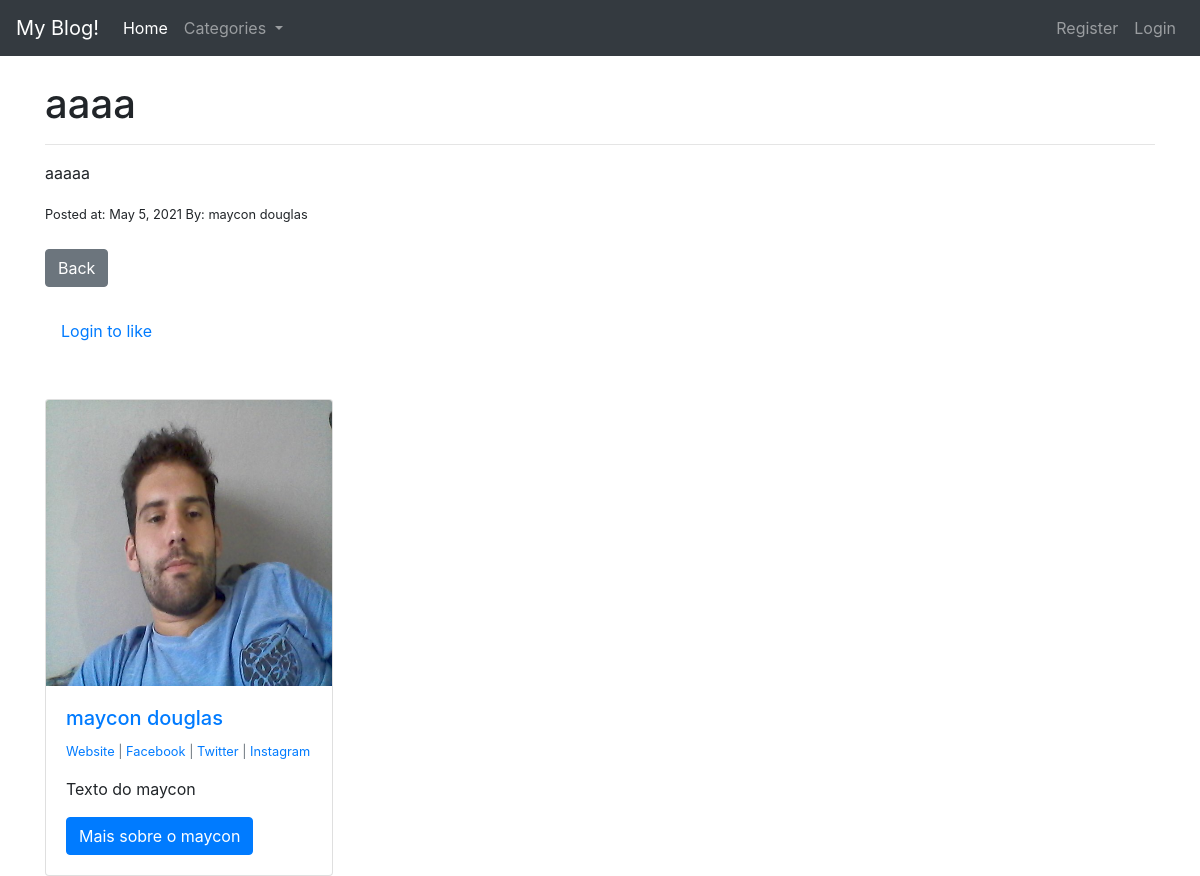
Page /article/22 on the committed database.
### theblog/models.py (models this page shows, shortened)
class Post(models.Model):
	title = models.CharField(max_length=255)
	header_image = models.ImageField(null=True, blank=True, upload_to="images/")
	title_tag = models.CharField(max_length=255)
	snippet = models.CharField(max_length=255)
	author = models.ForeignKey(User, on_delete=models.CASCADE) #models.CASCADE caso o user seja apagado todos os seus posts são apagados tbm
	body = RichTextField(blank=True)
	post_date = models.DateField(auto_now_add=True)
	category = models.CharField(max_length=255)
	likes = models.ManyToManyField(User, related_name='blog_post')
	def total_likes(self):
		return self.likes.count()

class Profile(models.Model):
	user = models.OneToOneField(User, null=True, on_delete=models.CASCADE)
	bio = models.TextField()
	profile_pic = models.ImageField(null=True, blank=True, upload_to="images/profile")
	website_url = models.CharField(max_length=255,null=True, blank=True)
	facebook_url = models.CharField(max_length=255,null=True, blank=True)
	twitter_url = models.CharField(max_length=255,null=True, blank=True)
	instagram_url = models.CharField(max_length=255,null=True, blank=True)

### theblog/views.py (the view)
# urls.py: path('article/<int:pk>', ArticleDetailView.as_view(), name='article-detail'),
class ArticleDetailView(DetailView):
	model = Post
	template_name = 'article_details.html'
	def get_context_data(self, *args, **kwargs):
		cat_menu = Category.objects.all()
		context = super(ArticleDetailView,self).get_context_data(*args, **kwargs)
		post = get_object_or_404(Post, id=self.kwargs['pk'])
		liked = False
		if post.likes.filter(id=self.request.user.id).exists():
			liked = True
		context['liked'] = liked
		context['total_likes'] = post.total_likes()
		context['cat_menu'] = cat_menu
		return context

### theblog/templates/article_details.html (shortened to what this page needs)
{% extends 'base.html' %}
{% load static %}
{% block content %}
	<h1>{{post.title}} </h1>
	<hr>
	<p>{{post.body|safe}}</p>
	<small>Posted at: {{post.post_date}} By: {{post.author.first_name}} {{post.author.last_name}}</small>
	<a href="{% url 'home' %}" class='btn btn-secondary'>Back</a>
	<form action="{% url 'like_post' post.pk %}" method='POST'>
	{% if user.is_authenticated %}
		{% if liked %}
			<button type=submit name='post_id' value='{{post.id}}' class='btn btn-danger'>Unlike</button> - {{total_likes}} Likes
		{% else %}
			<button type=submit name='post_id' value='{{post.id}}' class='btn btn-primary'>Like</button> - {{total_likes}} Likes
		{% endif %}
	{% else %}
		<a class="nav-link" href="{% url 'login' %}">Login to like</a>
	{% endif %}
	</form>
{% if post.author.profile %}
	<div class="card" style="width: 18rem;">
	{% if post.author.profile.profile_pic%}
	  <img class="card-img-top" src="{{post.author.profile.profile_pic.url}}" width="180px" height="286px" >
	{% else %}
	  <img class="card-img-top" src="{% static 'theblog/images/everson.jpg' %}" width="180px" height="286px" >
	{%endif%}
	  <div class="card-body">
	  	<a href="{% url 'profile' post.author.profile.id%}">
	    	<h5 class="card-title">{{post.author.first_name}} {{post.author.last_name}}</h5>
		</a>
	    <p class="small text-muted">
	    	{% if post.author.profile.website_url%}
	    	<a href="{{post.author.profile.website_url}}">Website</a> |
	    	{%endif%}
	    	{% if post.author.profile.facebook_url%}
	    	<a href="{{post.author.profile.facebook_url}}">Facebook</a> |
	    	{%endif%}
	    	{% if post.author.profile.twitter_url%}
	    	<a href="{{post.author.profile.twitter_url}}">Twitter</a> |
	    	{%endif%}
	    	{% if post.author.profile.instagram_url%}
	    	<a href="{{post.author.profile.instagram_url}}">Instagram</a></p>
	    	{%endif%}
	    <p class="card-text">{{post.author.profile.bio}}</p>
	    <a href="{% url 'profile' post.author.profile.id%}" class="btn btn-primary">Mais sobre o {{post.author.first_name}}</a>
	  </div>
	</div>
{% endif %}
{% endblock %}

### rows in the picture
Post: title "aaaa", body "aaaaa", post_date "May 5, 2021", author.first_name "maycon", author.last_name "douglas", author.profile.profile_pic (picture), author.profile.bio "Texto do maycon"
